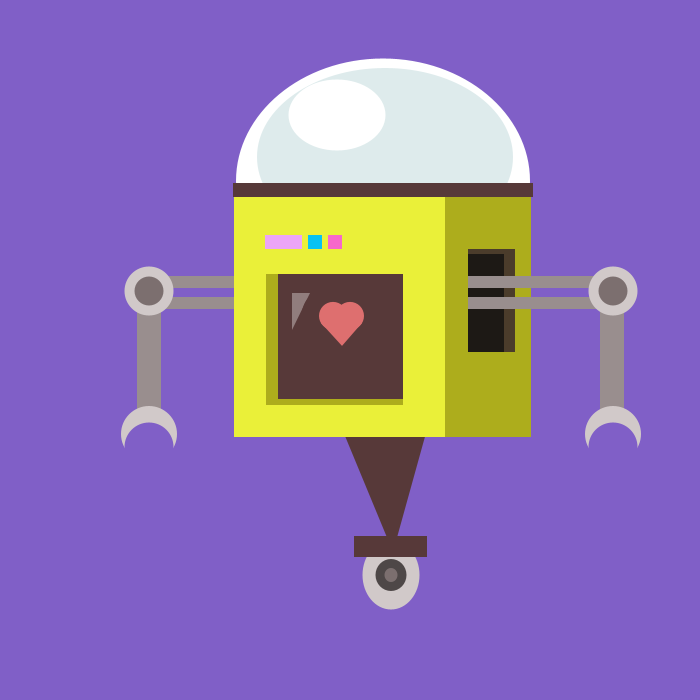
Frame 1 (no input)
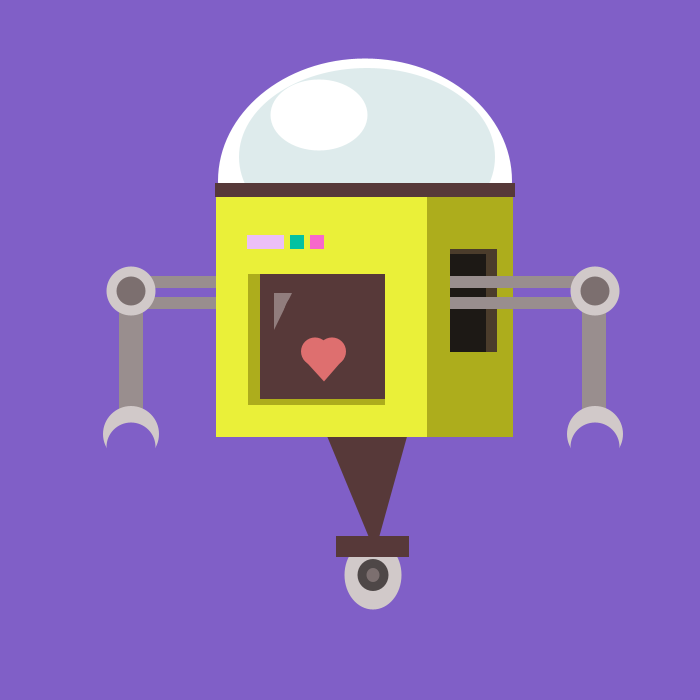
Frame 60 (the mouse pressed at the canvas centre just before this capture)
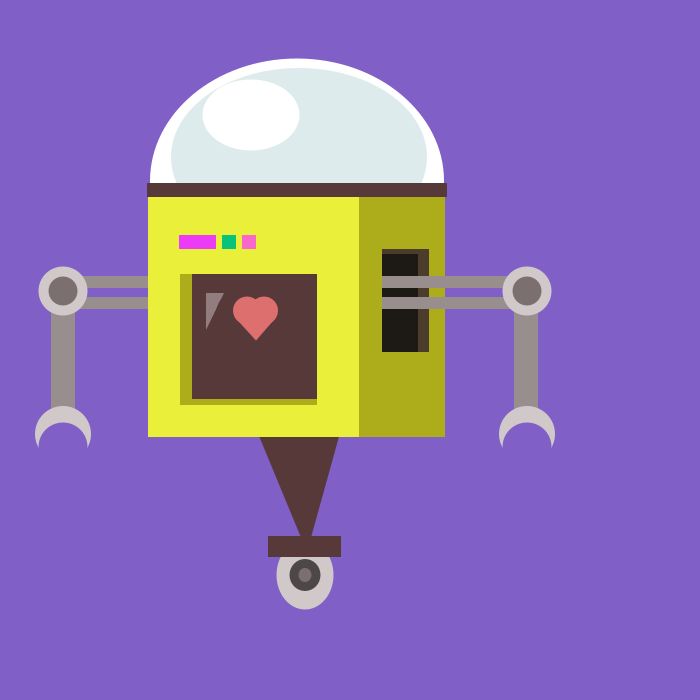
Frame 120 (the mouse held since frame 60 and released just before this capture)

The Processing sketch that drew these frames (run headless with seeded random() and noise(); from frame 60 on, the mouse is pressed at the canvas centre):

// Processing sketch: HW_workingVersion
// ── HW_workingVersion.pde
//Solaris Moves!
float moveX;//full body variable x
float moveY;//full body variable y
float moveHeart;//heart variable y
float moveIt = 2;//speed of Solaris

float angle = -0.1;
float offset;
float scalar = 25;//height of heart bounce
float speed = 0.05;

void setup(){
  size(700,700);
  noStroke();
  moveX = 122;
  moveY = -60;
  moveHeart = -60;
  offset = -65;//centerpoint of heart bounce
}

void draw(){
  background(128,95,199);
  
//the head
  fill(255, 255, 255);
  ellipse(moveX+261,moveY+241,294,245);//helmet
  fill(222,235,236);
  ellipse(moveX+263,moveY+217,256,178);//helmet shadow
  fill(255, 255, 255);
  ellipse(moveX+215,moveY+175,97,71);//helmet shadow covering
    
  
  //right arm
  fill(153, 142, 142);
  rect(moveX+25,moveY+336,146,12);//top of upper arm
  fill(153, 142, 142);
  rect(moveX+25,moveY+357,146,12);//bottom of upper arm
  fill(153, 142, 142);
  rect(moveX+15,moveY+357,24,142);//lower arm
  fill(209, 201, 201);
  ellipse(moveX+27,moveY+351,49,49);//elbow joint
  fill(124, 111, 111);
  ellipse(moveX+27,moveY+351,29,29);//elbow joint screw
  fill(209, 201, 201);
  ellipse(moveX+27,moveY+494,56,56);//hand
  fill(128, 95, 199);
  ellipse(moveX+27,moveY+507,49,49);//hand subtract
  
  
  //the wheel
  fill(87,57,57);
  triangle(moveX+211,moveY+467,moveX+271,moveY+612,moveX+309,moveY+475);//leg
  fill(209, 201, 201);
  ellipse(moveX+269,moveY+635,57,69);//wheel
  fill(87,57,57);
  rect(moveX+232,moveY+596,73,21);//wheel groove
  fill(78, 71, 71);
  ellipse(moveX+269,moveY+635,31,32);//inner wheel
  fill(124, 111, 111);
  ellipse(moveX+269,moveY+635,13,14);//wheel spoke
  
  
  // the body
  fill(173,173,28);
  rect(moveX+164,moveY+254,245,243);//shaded part
  fill(234,240,57);
  rect(moveX+112,moveY+254,211,243);//front chassis
  fill(75,60,43);
  rect(moveX+346,moveY+309,47,103);//arm opening
  fill(173,173,28);
  rect(moveX+144,moveY+334,137,131);//shade by screen
  fill(87,57,57);
  rect(moveX+156,moveY+334,125,125);//screen
  fill(145, 125, 125);
  triangle(moveX+188,moveY+353,moveX+170,moveY+353,moveX+170,moveY+390);//screen glare
  fill(87, 57, 57);
  ellipse(moveX+191,moveY+384,25,56);//screen glare covering
  /*fill(222, 111, 111);
  ellipse(moveX+211,moveHeart+397,28,28);//heart
  ellipse(moveX+228,moveHeart+397,28,28);
  */triangle(moveX+240,moveHeart+404,moveX+220,moveHeart+427,moveX+199,moveHeart+404);
  fill(236, random(1,255), 247);
  rect(moveX+143,moveY+295,37,14);//buttons
  fill(random(1,25), 194, random(1,255));
  rect(moveX+186,moveY+295,14,14);
  fill(247, 104, 202);
  rect(moveX+206,moveY+295,14,14);
  fill(87,57,57);
  rect(moveX+111,moveY+243,300,14);//helmet opening

  
  //left arm
  fill(29,25,21);
  rect(moveX+346,moveY+314,36,98);//arm opening shading
  fill(153, 142, 142);
  rect(moveX+346,moveY+336,146,12);//top of upper arm
  fill(153, 142, 142);
  rect(moveX+346,moveY+357,146,12);//bottom of upper arm
  fill(153, 142, 142);
  rect(moveX+478,moveY+357,24,142);//lower arm
  fill(209, 201, 201);
  ellipse(moveX+491,moveY+351,49,49);//elbow joint
  fill(124, 111, 111);
  ellipse(moveX+491,moveY+351,29,29);//elbow joint screw
  fill(209, 201, 201);
  ellipse(moveX+491,moveY+494,56,56);//hand
  fill(128, 95, 199);
  ellipse(moveX+491,moveY+507,49,49);//hand subtract
  
  //the bouncing heart
  float moveHeart = offset + sin(angle + -0.6) * scalar;
  
  fill(222, 111, 111);
  ellipse(moveX+211,moveHeart+397,28,28);//heart
  ellipse(moveX+228,moveHeart+397,28,28);
  triangle(moveX+240,moveHeart+404,moveX+220,moveHeart+427,moveX+199,moveHeart+404);
  angle += speed;//heart movement activate

  
moveX = moveX + moveIt;//robot movement
  
  if(moveX+530>width || moveX<12){
   moveIt = - moveIt; 
  }
  
}
